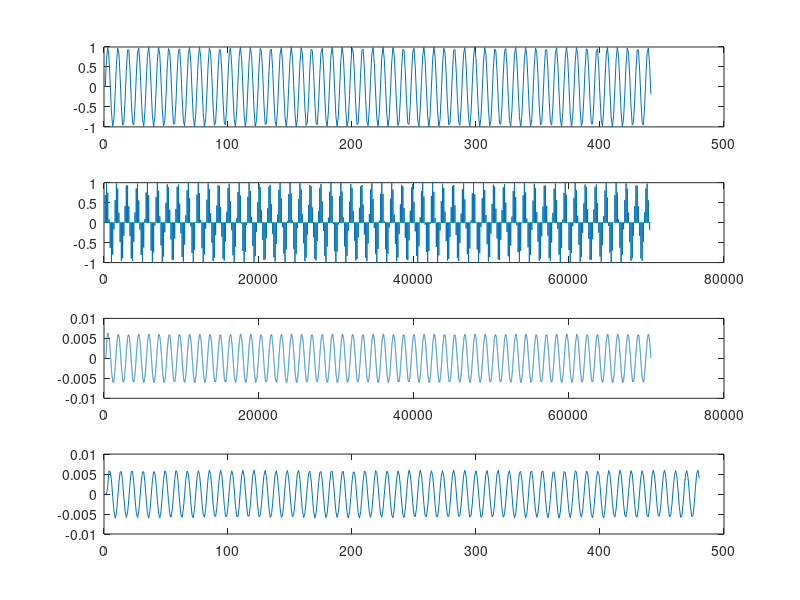

Source code (MATLAB):
f=50;
fs=411;
N=441;
cmmc=lcm(441,480);
t=0:1/fs:(N-1)/fs;
x=sin(2*pi*f*t);
y=zeros(1,cmmc);
y(1:160:cmmc)=x;
[b a] =cheby1(5,0.5,1/160);
yfil=filter(b,a,y);
ydecimate=yfil(1:147:cmmc);
subplot(4,1,1),plot(x),
subplot(4,1,2),plot(y),
subplot(4,1,3),plot(yfil),
subplot(4,1,4),plot(ydecimate)

